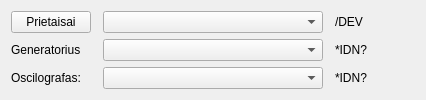
      <widget class="QWidget" name="usbtmcTab">
       <attribute name="title">
        <string>USBTMC prietaisai</string>
       </attribute>
       <layout class="QGridLayout" name="gridLayout_5">
        <item row="0" column="0">
         <layout class="QGridLayout" name="gridLayout_2">
          <item row="1" column="2" colspan="2">
           <widget class="QComboBox" name="comboBox_for_generator">
            <property name="sizePolicy">
             <sizepolicy hsizetype="Fixed" vsizetype="Fixed">
              <horstretch>0</horstretch>
              <verstretch>0</verstretch>
             </sizepolicy>
            </property>
            <property name="minimumSize">
             <size>
              <width>220</width>
              <height>0</height>
             </size>
            </property>
           </widget>
          </item>
          <item row="0" column="5" colspan="2">
           <spacer name="horizontalSpacer_3">
            <property name="orientation">
             <enum>Qt::Horizontal</enum>
            </property>
            <property name="sizeHint" stdset="0">
             <size>
              <width>40</width>
              <height>20</height>
             </size>
            </property>
           </spacer>
          </item>
          <item row="1" column="0" colspan="2">
           <widget class="QLabel" name="label_2">
            <property name="sizePolicy">
             <sizepolicy hsizetype="Fixed" vsizetype="Preferred">
              <horstretch>0</horstretch>
              <verstretch>0</verstretch>
             </sizepolicy>
            </property>
            <property name="text">
             <string>Generatorius</string>
            </property>
           </widget>
          </item>
          <item row="2" column="6">
           <spacer name="horizontalSpacer_2">
            <property name="orientation">
             <enum>Qt::Horizontal</enum>
            </property>
            <property name="sizeHint" stdset="0">
             <size>
              <width>40</width>
              <height>20</height>
             </size>
            </property>
           </spacer>
          </item>
          <item row="2" column="0" colspan="2">
           <widget class="QLabel" name="label">
            <property name="sizePolicy">
             <sizepolicy hsizetype="Fixed" vsizetype="Preferred">
              <horstretch>0</horstretch>
              <verstretch>0</verstretch>
             </sizepolicy>
            </property>
            <property name="text">
             <string>Oscilografas:</string>
            </property>
           </widget>
          </item>
          <item row="1" column="6">
           <spacer name="horizontalSpacer_4">
            <property name="orientation">
             <enum>Qt::Horizontal</enum>
            </property>
            <property name="sizeHint" stdset="0">
             <size>
              <width>40</width>
              <height>20</height>
             </size>
            </property>
           </spacer>
          </item>
          <item row="2" column="2" colspan="2">
           <widget class="QComboBox" name="comboBox_for_oscillograph">
            <property name="sizePolicy">
             <sizepolicy hsizetype="Fixed" vsizetype="Fixed">
              <horstretch>0</horstretch>
              <verstretch>0</verstretch>
             </sizepolicy>
            </property>
            <property name="minimumSize">
             <size>
              <width>220</width>
              <height>0</height>
             </size>
            </property>
           </widget>
          </item>
          <item row="0" column="0">
           <widget class="QPushButton" name="findAllUSBTMC_devices_button">
            <property name="sizePolicy">
             <sizepolicy hsizetype="Fixed" vsizetype="Fixed">
              <horstretch>0</horstretch>
              <verstretch>0</verstretch>
             </sizepolicy>
            </property>
            <property name="text">
             <string>Prietaisai</string>
            </property>
            <property name="icon">
             <iconset>
              <normaloff>../Icons/reload.png</normaloff>../Icons/reload.png</iconset>
            </property>
           </widget>
          </item>
          <item row="0" column="2">
           <widget class="QComboBox" name="list_of_devices_comboBox">
            <property name="sizePolicy">
             <sizepolicy hsizetype="Fixed" vsizetype="Fixed">
              <horstretch>0</horstretch>
              <verstretch>0</verstretch>
             </sizepolicy>
            </property>
            <property name="minimumSize">
             <size>
              <width>220</width>
              <height>0</height>
             </size>
            </property>
           </widget>
          </item>
          <item row="0" column="4">
           <widget class="QLabel" name="custom_info_label">
            <property name="text">
             <string>/DEV</string>
            </property>
           </widget>
          </item>
          <item row="1" column="4" colspan="2">
           <widget class="QLabel" name="IDn_generator_label">
            <property name="text">
             <string>*IDN?</string>
            </property>
           </widget>
          </item>
          <item row="2" column="4" colspan="2">
           <widget class="QLabel" name="selectedIDN_label">
            <property name="text">
             <string>*IDN?</string>
            </property>
           </widget>
          </item>
         </layout>
        </item>
       </layout>
      </widget>
